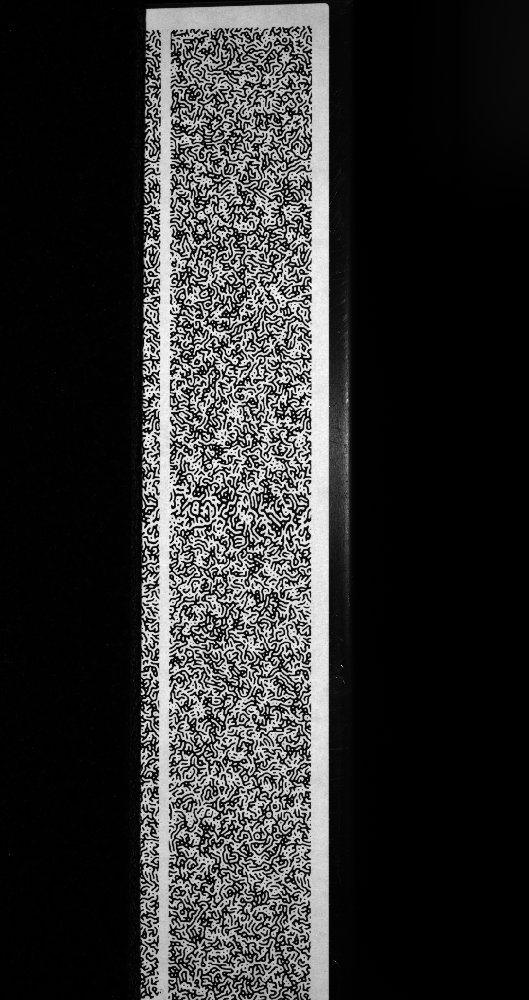
#> input picture Laboratory Exercise 2 Digital Image Correlation (DIC) report and discussion/DIC pretask images and data (worms_deformed_binned)/TIFF images/stills9-0009_1.tif, 529 x 1000 px, shrunk from 1088 x 2056 before the run; its folder holds only this picture in this run
$ jupyter execute convert_TIF_to_JPG.ipynb
#> lines starting #> are read from the running program, lines starting #| are printed output that depends on the picture
[cell 1]
from PIL import Image
import os

input_directory = 'TIFF images'
output_directory = 'JPG images'

if not os.path.exists(output_directory):
    os.makedirs(output_directory)

for filename in os.listdir(input_directory):
    if filename.endswith('.tif') or filename.endswith('.tiff'):

        input_path = os.path.join(input_directory, filename)
        output_path = os.path.join(output_directory, f"{os.path.splitext(filename)[0]}.jpg")

        # Open and convert the image
        image = Image.open(input_path)
#> image is the input picture: PIL image 529x1000 I;16; min 0, max 1000, mean 188
        image = image.convert('RGB')  # Convert image to RGB, necessary for saving as JPEG
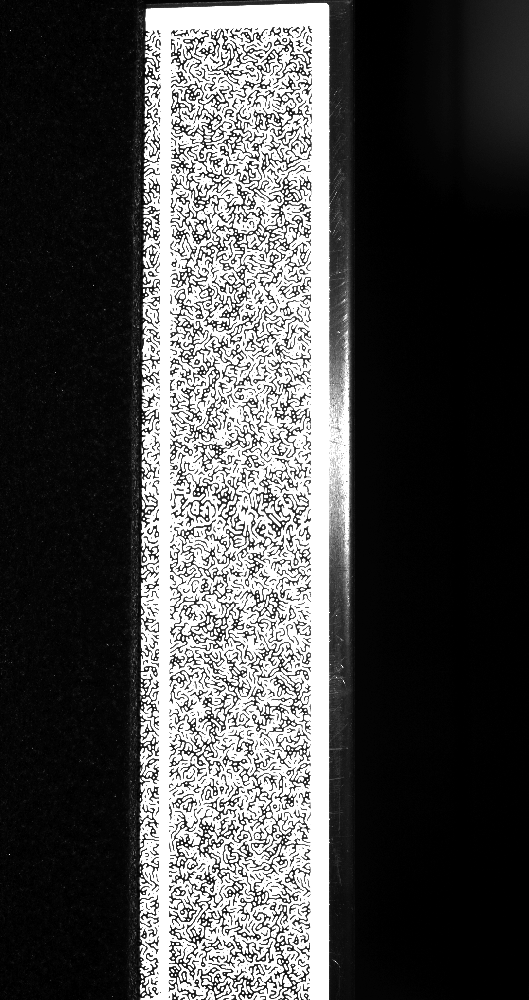
#> image: PIL image 529x1000 RGB; min 0, max 255, mean 76.7

        # Save the converted image to the output directory
        image.save(output_path, 'JPEG')

print("Conversion complete.")
